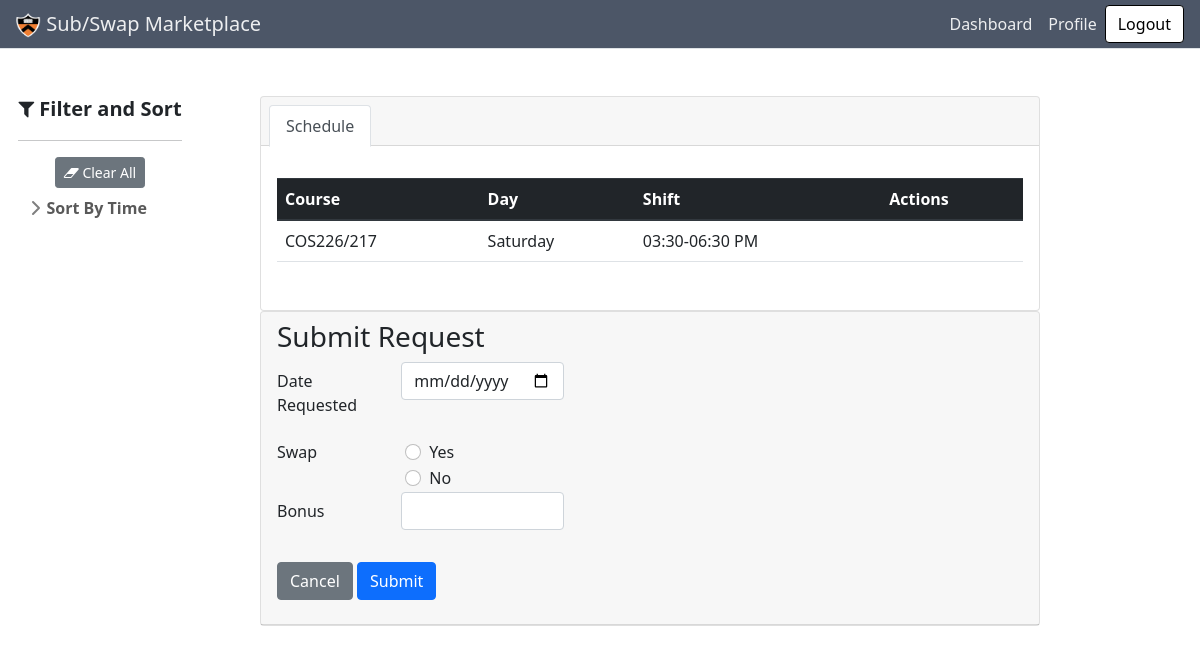
Page /shift/2/request (signed in) on the earlier database version.
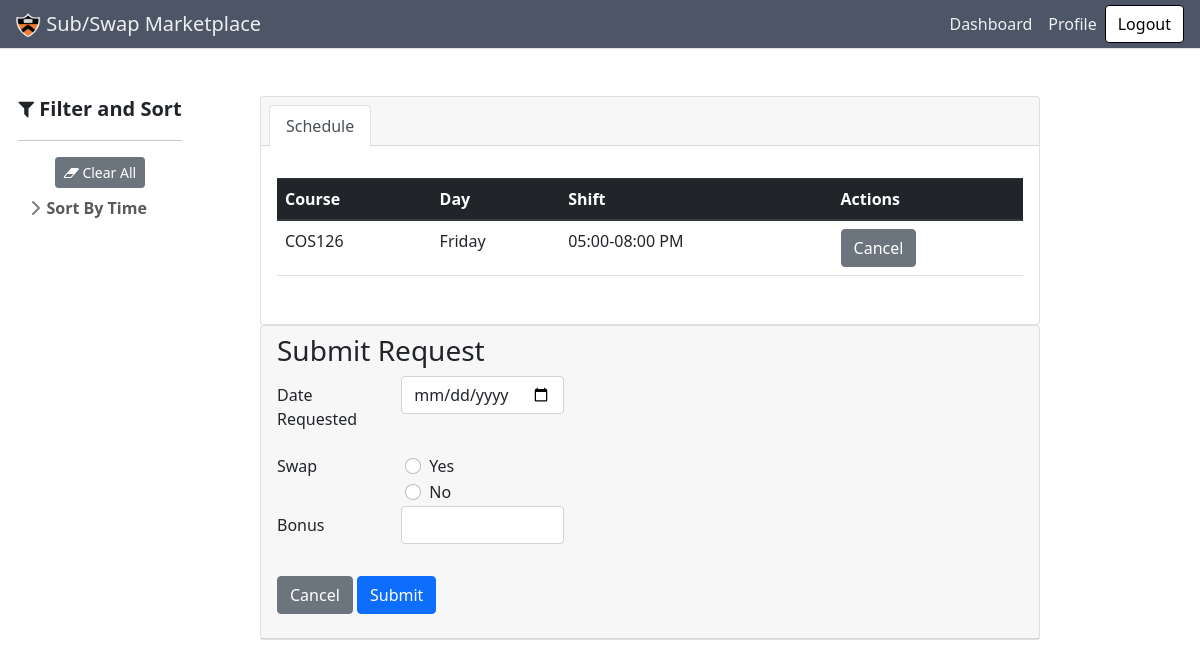
Same page on the later database version.
### subapp/models.py (models this page shows, shortened)
class Shift(db.Model):
    id = db.Column(db.Integer, primary_key=True)
    day = db.Column(db.String(10), nullable=False)
    start = db.Column(db.Time, nullable=False)
    end = db.Column(db.Time, nullable=False)
    course = db.Column(db.String(120), nullable=False)
    staff = db.relationship(
        "User", secondary=a_assigned_shifts, back_populates="schedule")
    requests = db.relationship(
        "Request", secondary=a_requested_shifts, back_populates="shift")

### subapp/requests/routes.py (the view)
@requests.route("/shift/<shiftid>/request", methods=['POST', 'GET'])
@login_required
def create_request(shiftid):
    shift = Shift.query.filter_by(id=shiftid).first()
    form = RequestForm()
    form.swaps.choices = [(1, 'dummy'), (1, 'dummyyyy')]
    all_shifts = Shift.query.all()
    if form.validate_on_submit():
        new_request = Request(swap=bool(
            form.isSwap.data),
            date_requested=form.date_requested.data,
            base_price=0,
            bonus=form.bonus.data)
        db.session.add(new_request)
        new_request.shift.append(shift)
        new_request.posted_by.append(current_user)
        for shift in all_shifts:
            if shift.id in form.swaps.data:
                new_request = Request(
                    swap=False, date_requested=shift.date, base_price=0, bonus=0)
                new_request.posted_by.append(current_user)
                request.swap_requests.append(new_request)
        db.session.commit()
        return redirect(url_for('main.dashboard'))
    else:
        print(form.errors)
    return render_template('requests/create_request.html', form=form, shiftid=int(shiftid), shifts=current_user.schedule)

### subapp/requests/forms.py
class RequestForm(FlaskForm):
    isSwap = RadioField('Is Swap', choices=[
                        ('True', 'Yes'), ('False', 'No')], validators=[DataRequired()])
    date_requested = DateField(
        'Date Requested', format='%Y-%m-%d', validators=[DataRequired()])
    bonus = IntegerField("Bonus")
    swaps = MultiCheckboxField('Shift', coerce=int)
    submit = SubmitField('Submit')

### subapp/models.py (called while the page is built)
@login_manager.user_loader
def load_user(user_id):
    return User.query.get(int(user_id))

### subapp/requests/templates/requests/create_request.html (shortened to what this page needs)
{% extends "main/base.html" %}
{% import "bootstrap/wtf.html" as wtf %}
{% block content %}
<div class="container-fluid">
  <div class="row align-items-start">
    <div class="sticky sidebar_container col-md-2">
      {% with tags_by_category=tags_by_category %} {% include
      "main/sidebar.html" %} {%endwith%}
    </div>
    <div class="col-md-9">
      <section class="py-5">
        <div class="items_container container px-4 px-lg-5">
          <div class="card pb-3">
            <div class="card-header">
              <ul class="nav nav-tabs card-header-tabs" id="bologna-list" role="tablist">
                <li class="nav-item">
                  <a class="nav-link active" href="#description" role="tab" aria-controls="description"
                    aria-selected="true">Schedule</a>
                </li>
              </ul>
            </div>
            <div class="card-body">
              <div class="tab-content mt-3">
                <div class="tab-pane active" id="description" role="tabpanel">
                  <table class="table">
                    <thead class="thead-dark">
                      <tr>
                        <th scope="col">Course</th>
                        <th scope="col">Day</th>
                        <th scope="col">Shift</th>
                        <th scope="col">Actions</th>
                      </tr>
                    </thead>
                    <tbody>
                      {% for shift in shifts %}
                      <tr>
                        <td>{{shift.course}}</td>
                        <td>{{shift.day}}</td>
                        <td> {{shift.start.strftime("%I:%M")}}-{{shift.end.strftime("%I:%M %p")}}</td>
                        <td>
                          {% if shift.id == shiftid %}
                          <a href="{{url_for('main.profile')}}" class="btn btn-secondary" role="button">Cancel</a>
                          {% endif %}
                        </td>
                      </tr>
                      {% endfor %}
                    </tbody>
                  </table>
                </div>
              </div>
            </div>
          </div>
          <div class="card">
            <div class="card-header">
              <h3>Submit Request</h3>
              <form method="POST" action="" enctype=multipart/form-data>
                <fieldset class="form-group">
                  <div class="row">
                    <div class="form-group row">
                      <label for="date_requested" class="col-sm-2 col-form-label">Date Requested</label>
                      <div class="col-sm-3">
                        {{ form.date_requested(class="form-control", id="date_requested", type="date") }}
                      </div>
                    </div>
                    <legend class="col-form-label col-sm-2 pt-0">Swap</legend>
                    <div class="col-sm-10">
                      {% for subfield in form.isSwap %}
                      <div class="form-check">
                        {{ subfield(class="form-check-input", id="swap_toggle") }}
                        {{ subfield.label(class="form-check-label") }}
                      </div>
                      {% endfor %}
                    </div>
                    <div class="form-group row">
                      <label for="bonus" class="col-sm-2 col-form-label">Bonus</label>
                      <div class="col-sm-3">
                        {{ form.bonus(class="form-control", id="bonus") }}
                      </div>
                    </div>
                  </div>
                </fieldset>
                <div class="form-group row">
                  <div class="col-sm-5">
                    <a class="btn btn-secondary" href="{{url_for('main.profile')}}">Cancel</a>
                    {{ form.submit(class="btn btn-primary") }}
                  </div>
                </div>
              </form>
            </div>
          </div>
        </div>
      </section>
    </div>
  </div>
</div>
<link rel="stylesheet"
  href="https://cdnjs.cloudflare.com/ajax/libs/bootstrap-datepicker/1.4.1/css/bootstrap-datepicker3.css" />
{% endblock content %}

### subapp/main/templates/main/base.html (shortened to what this page needs)
<!DOCTYPE html>
<html lang="en">
<head>
  <link rel="stylesheet" href="https://maxcdn.bootstrapcdn.com/bootstrap/4.0.0/css/bootstrap.min.css"
>
  <link href="https://cdn.jsdelivr.net/npm/bootstrap-icons@1.5.0/font/bootstrap-icons.css" rel="stylesheet" />
  <link href="{{url_for('main.static', filename='css/styles.css')}}" rel="stylesheet" />
  <link rel="stylesheet" href="https://use.fontawesome.com/releases/v5.8.2/css/all.css"
>
  <link rel="stylesheet" href="https://cdnjs.cloudflare.com/ajax/libs/font-awesome/4.7.0/css/font-awesome.min.css">
</head>
<body>
  <nav id="navbar" class="navbar navbar-expand-lg navbar-light bg-light fixed-top border-bottom">
    <a class="navbar-brand" href="{{url_for('main.homepage')}}"><img style="max-height:25px"
        src="{{url_for('main.static', filename='favicon.ico')}}" alt=""> Sub/Swap Marketplace</a>
    <div class="collapse navbar-collapse" id="navbarSupportedContent">
      {% if current_user.is_authenticated %}
      <ul class="navbar-nav ms-auto nav-pills">
        <li id="found" class="nav-item">
          <a class="nav-link" href="{{url_for('main.dashboard')}}">Dashboard</a>
        </li>
        <li id="myposts" class="nav-item">
          <a class="nav-link" href="{{url_for('main.profile')}}" >Profile</a>
        </li>
      </ul>
        <form
          class="form-inline my-2 my-lg-0"
          action="{{url_for('users.logout')}}"
        >
          <button class="btn btn-outline-primary my-2 my-sm-0" type="submit">
            Logout
          </button>
        </form>
        {% endif %}
    </div>
  </nav>
  {% block content %}{% endblock %}
</body>
</html>

### subapp/main/templates/main/sidebar.html (shortened to what this page needs)
<link href="{{ url_for('main.static', filename='css/sidebars.css') }}" rel="stylesheet">
<body>
    <main>
        <div id="sidebar" class="float-start" style="margin: auto;">
            <div class="flex-shrink-0 p-3 bg-white">
                <svg class="bi me-2" width="30" height="24">
                    <use xlink:href="#bootstrap" />
                </svg>
                <div class='text-center'>
                    <span class="fs-5 fw-semibold"><i class="fa fa-filter" aria-hidden="true"></i> Filter and
                        Sort</span>
                </div>
                <hr>
                <ul class="list-unstyled ps-0">
                    <div class="text-center">
                        <button class='btn btn-sm btn-secondary' type="submit" name="reset" id="reset" value=""
                            onclick='resetAll()'>
                            <i class="fa fa-eraser" aria-hidden="true"></i> Clear All
                        </button>
                    </div>
                    <li class="mb-1">
                        <button class="btn btn-toggle align-items-center rounded collapsed pt-2" data-bs-toggle="collapse"
                            data-bs-target="#sortByTime-collapse" aria-expanded="false">
                            Sort By Time
                        </button>
                    </li>
                </ul>
            </div>
        </div>
    </main>
</body>

### subapp/main/static/css/sidebars.css (style rules this page uses)
body { min-height: 100vh; min-height: -webkit-fill-available; }
html { height: -webkit-fill-available; }
main { display: flex; flex-wrap: nowrap; height:100%; max-height:85vh; overflow-x: auto; overflow-y: auto; }
.bi { vertical-align: -.125em; pointer-events: none; fill: currentColor; }
.btn-toggle { display: inline-flex; align-items: center; padding: .25rem .5rem; font-weight: 600; color: rgba(0, 0, 0, .65); background-color: transparent; border: 0; }
.btn-toggle::before { width: 1.25em; line-height: 0; transition: transform .35s ease; transform-origin: .5em 50%; }
.fw-semibold { font-weight: 600; }

Differences in the rows shown:
no longer on this page (row edited): Shift: course "COS226/217", day "Saturday", start "03:30", end "06:30 PM"
now on this page (row edited): Shift: course "COS126", day "Friday", start "05:00", end "08:00 PM"
